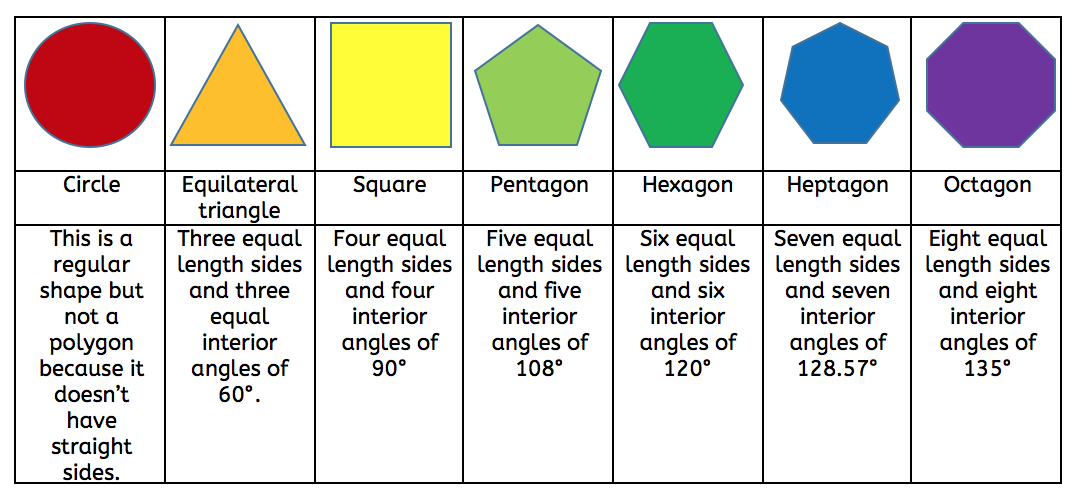
#> input picture Shape Detection/1531289699_screen-shot-2018-03-25-at-18-54-16.png, 1072 x 496 px
$ jupyter execute 'Shape Detection.ipynb'
#> lines starting #> are read from the running program, lines starting #| are printed output that depends on the picture; after the words box and inside, x2 and y2 are one past the last pixel; in counts of white or black regions, pixels touching at a corner belong together
[cell 1]
import cv2
import numpy as np
import matplotlib.pyplot as plt
import time

# reading image
img = cv2.imread('1531289699_screen-shot-2018-03-25-at-18-54-16.png')
#> img is the input picture: shape (496, 1072, 3); mean B, G, R 209.2, 216, 216.1
plt.imshow(img)

# converting image into grayscale image
gray = cv2.cvtColor(img, cv2.COLOR_BGR2GRAY)
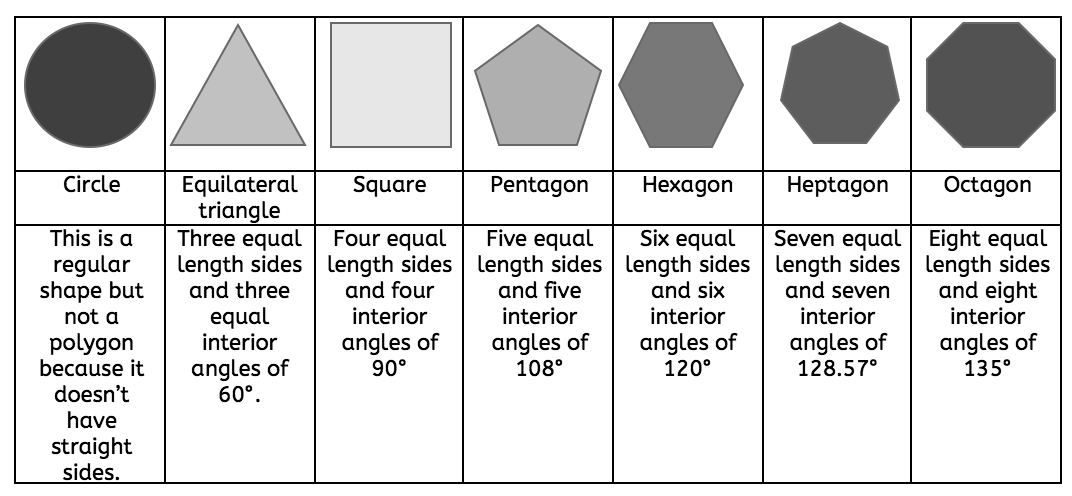
#> gray: shape (496, 1072); min 0, max 255, mean 215.2
plt.imshow(gray)

# setting threshold of gray image
_, threshold = cv2.threshold(gray, 200, 255, cv2.THRESH_BINARY)
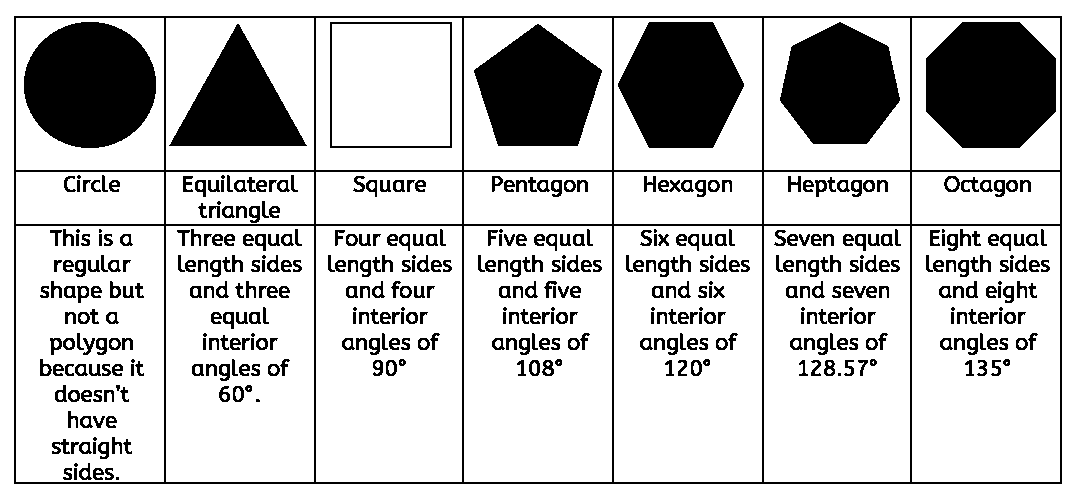
#> threshold: shape (496, 1072); 77.8% white; 457 black regions (35 under 20 px)
plt.imshow(threshold)


# using a findContours() function
contours, _ = cv2.findContours(threshold, cv2.RETR_TREE, cv2.CHAIN_APPROX_SIMPLE)
#> contours = 660 contours, 103 with area under 20; largest, box (x1, y1, x2, y2) and area: (0, 0, 1072, 496) 530145, (13, 15, 1063, 485) 491979, (912, 226, 1060, 482) 37485, (614, 226, 762, 482) 37485, (464, 226, 612, 482) 37485

i = 0
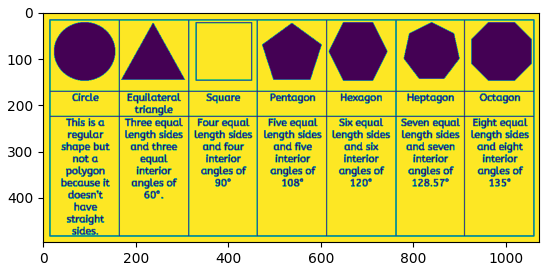
#> figure drawn by matplotlib, 1 panel; B, G, R data is drawn as R, G, B

[cell 2]
len(contours)
#> Out = 660

[cell 3]
# list for storing names of shapes
for contour in contours:
	# here we are ignoring first counter because
	# findcontour function detects whole image as shape
	if i == 0:
		i = 1
		continue

	# cv2.approxPloyDP() function to approximate the shape
	approx = cv2.approxPolyDP(contour, 0.01 * cv2.arcLength(contour, True), True)

	# using drawContours() function
	cv2.drawContours(img, [contour], 0, (0, 0, 255), 5)

	# finding center point of shape
	M = cv2.moments(contour)
	if M['m00'] != 0.0:
		x = int(M['m10']/M['m00'])
		y = int(M['m01']/M['m00'])

	# putting shape name at center of each shape
	if len(approx) == 3:
		cv2.putText(img, 'Triangle', (x, y),
					cv2.FONT_HERSHEY_SIMPLEX, 0.6, (0, 0, 0), 2)

	elif len(approx) == 4:
		cv2.putText(img, 'Quadrilateral', (x, y),
					cv2.FONT_HERSHEY_SIMPLEX, 0.6, (0, 255, 255), 2)

	elif len(approx) == 5:
		cv2.putText(img, 'Pentagon', (x, y),
					cv2.FONT_HERSHEY_SIMPLEX, 0.6, (0, 0, 255), 2)

	elif len(approx) == 6:
		cv2.putText(img, 'Hexagon', (x, y),
					cv2.FONT_HERSHEY_SIMPLEX, 0.6, (0, 255, 0), 2)

	else:
		cv2.putText(img, 'circle', (x, y),
					cv2.FONT_HERSHEY_SIMPLEX, 0.6, (225, 255,0), 2)
#> this loop made 660 passes
#> (contour, approx, x, y) on pass 8: ([[1006, 362], [1006, 363], [1007, 362]], [[1007, 362], [1006, 362], [1006, 363]], 1006, 362)
#> (approx, x, y) on passes 2 to 3: ([[13, 16], [1061, 15], [1062, 483], [14, 484]], 537, 249), ([[912, 226], [912, 481], [1059, 481], [1059, 226]], 985, 353)
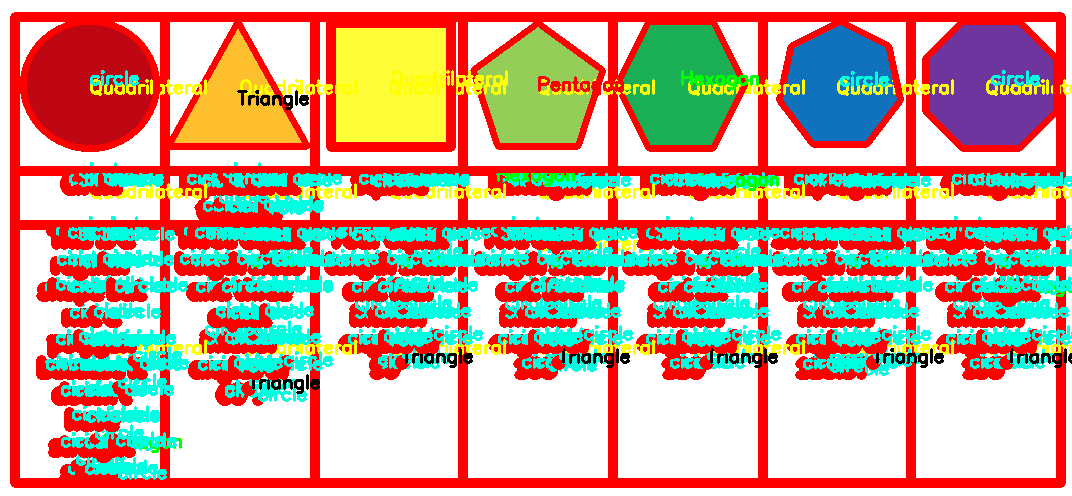
#> img: shape (496, 1072, 3); mean B, G, R 150.5, 167.9, 200.9
#> after the loop, i = 1

# displaying the image after drawing contours
cv2.imshow('shapes', img)

cv2.waitKey(0)
cv2.destroyAllWindows()

[cell 4]
len(approx)
#> Out = 16
